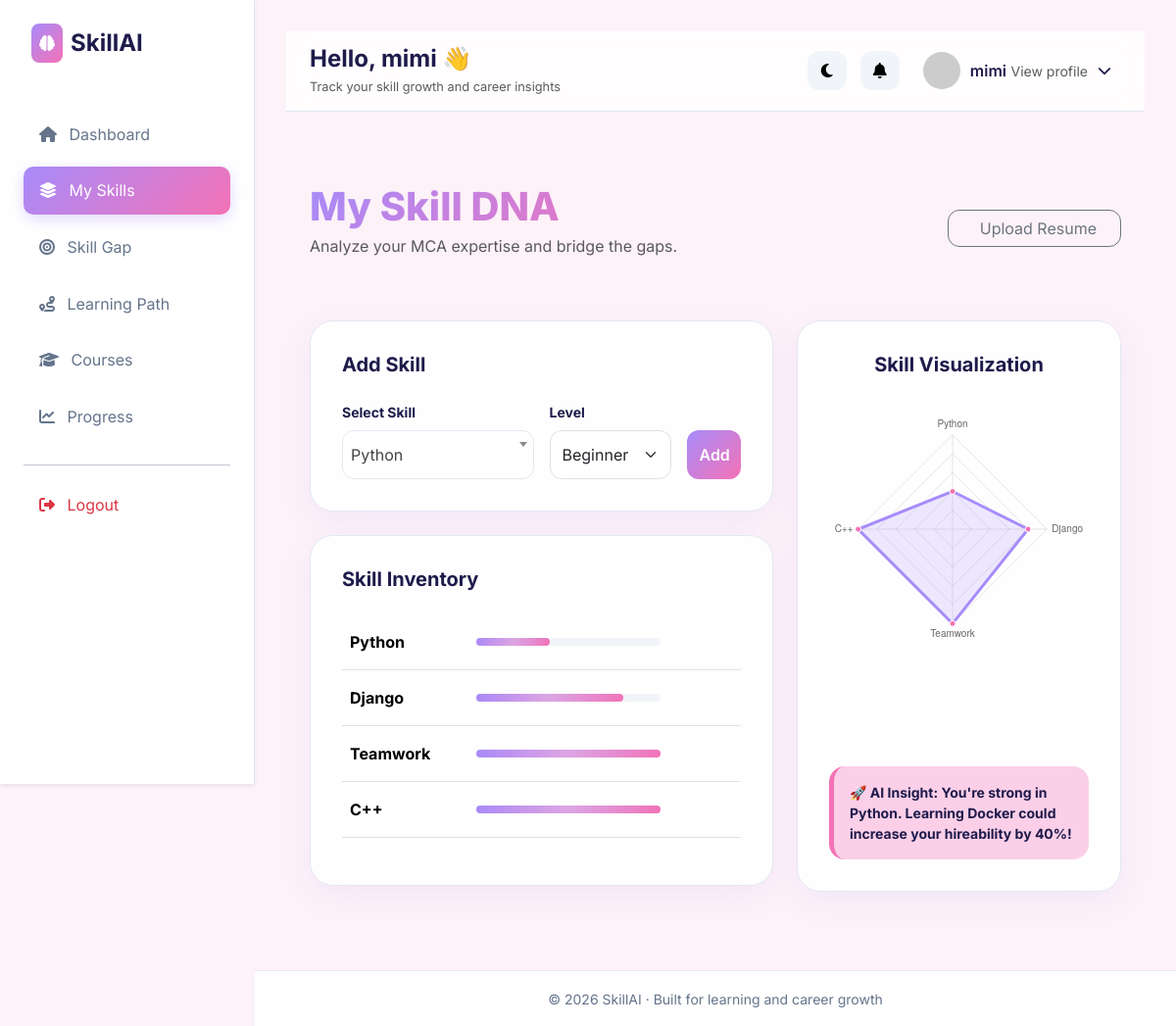
Page /skills/my-skills/ (signed in) on the committed database.
### skills/models.py (models this page shows, shortened)
class UserSkill(models.Model):
    user = models.ForeignKey(User, on_delete=models.CASCADE)
    skill = models.ForeignKey(Skill, on_delete=models.CASCADE)
    level = models.IntegerField(default=1)  # 1-5 scale
    confidence_level = models.IntegerField(default=3)  # 1-5 scale
    last_updated = models.DateTimeField(auto_now=True)
    class Meta:
        unique_together = ('user', 'skill')

class Skill(models.Model):
    CATEGORY_CHOICES = [
        ('Programming', 'Programming'),
        ('Data Science', 'Data Science'),
        ('Web Development', 'Web Development'),
        ('AI/ML', 'AI/ML'),
        ('Soft Skills', 'Soft Skills'),
        ('Cloud', 'Cloud'),
        ('Other', 'Other'),
    ]
    name = models.CharField(max_length=100, unique=True)
    description = models.TextField(blank=True)
    category = models.CharField(max_length=50, choices=CATEGORY_CHOICES)
    difficulty_level = models.IntegerField(default=1)  # 1 (Beginner) - 5 (Expert)
    is_trending = models.BooleanField(default=False)
    created_at = models.DateTimeField(auto_now_add=True)

### skills/views.py (the view, shortened to what this page needs)
# urls.py: path('my-skills/', views.skills_view, name='skills'),
@login_required
def skills_view(request):
    user_skills = UserSkill.objects.filter(user=request.user).select_related('skill')
    return render(request, "skills/skills.html", {"skills": user_skills})

### templates/skills/skills.html (shortened to what this page needs)
{% extends "base.html" %}
{% block content %}
<link href="https://cdn.jsdelivr.net/npm/select2@4.1.0-rc.0/dist/css/select2.min.css" rel="stylesheet" />
<div class="container py-5">
    <div class="d-flex justify-content-between align-items-center mb-5">
        <div>
            <h1 class="gradient-text mb-1">My Skill DNA</h1>
            <p class="text-muted">Analyze your MCA expertise and bridge the gaps.</p>
        </div>
        <form action="{% url 'upload_resume' %}" method="POST" enctype="multipart/form-data" id="resumeForm">
    <button type="button" class="btn btn-outline-secondary px-4" style="border-radius: 0.75rem;" onclick="document.getElementById('resumeInput').click()">
         Upload Resume
    </button>
</form>
    </div>
    <div class="row g-4">
        <div class="col-lg-7">
            <div class="glass-card mb-4">
                <h5 class="fw-bold mb-4">Add Skill</h5>
                <form method="POST">
                    <div class="row g-3">
                        <div class="col-md-6">
                            <label class="form-label small fw-bold">Select Skill</label>
                        </div>
                        <div class="col-md-4">
                            <label class="form-label small fw-bold">Level</label>
                            <select name="level" class="form-select" style="height: 50px; border-radius: 0.75rem;">
                                <option value="1">Beginner</option>
                            </select>
                        </div>
                        <div class="col-md-2 d-flex align-items-end">
                            <button type="submit" class="btn btn-primary-gradient w-100" style="height: 50px;">Add</button>
                        </div>
                    </div>
                </form>
            </div>
            <div class="glass-card">
                <h5 class="fw-bold mb-4">Skill Inventory</h5>
                <div class="table-responsive">
                    <table class="table table-borderless align-middle">
                        <tbody>
                            {% for skill in skills %}
                            <tr class="border-bottom">
                                <td class="fw-bold py-3">{{ skill.skill.name }}</td>
                                <td style="width: 50%;">
                                    <div style="height: 8px; background: #f1f5f9; border-radius: 10px;">
                                        <div class="level-bar-fill" style="width: calc(({{ skill.level }} / 5) * 100%);"></div>
                                    </div>
                                </td>
                                <td class="text-end">
                                    <button class="btn btn-sm text-primary"></button>
                                    <button class="btn btn-sm text-danger"></button>
                                </td>
                            </tr>
                            {% endfor %}
                        </tbody>
                    </table>
                </div>
            </div>
        </div>
        <div class="col-lg-5">
            <div class="glass-card">
                <h5 class="fw-bold mb-4 text-center">Skill Visualization</h5>
                <div style="position: relative; height: 350px;">
                    <canvas id="skillsRadarChart"></canvas>
                </div>
                <div class="mt-4 p-3" style="background: #fbcfe8; border-radius: 1rem; border-left: 5px solid #f472b6;">
                    <p class="mb-0 small fw-bold">
                        🚀 AI Insight: You're strong in Python. Learning Docker could increase your hireability by 40%!
                    </p>
                </div>
            </div>
        </div>
    </div>
</div>
<script>
    $(document).ready(function() {
        // Initialize Searchable Dropdown
        $('.select2-dropdown').select2({
            placeholder: "Search for a skill...",
            width: '100%'
        });
        // Chart.js Radar Implementation
        const ctx = document.getElementById('skillsRadarChart').getContext('2d');
        // Data from Django
        const labels = [{% for skill in skills %}"{{ skill.skill.name }}",{% endfor %}];
        const dataValues = [{% for skill in skills %}{{ skill.level }},{% endfor %}];
        new Chart(ctx, {
            type: 'radar',
            data: {
                labels: labels.length ? labels : ["Add", "Skills", "To", "See", "Graph"],
                datasets: [{
                    label: 'Mastery Level',
                    data: dataValues.length ? dataValues : [0,0,0,0,0],
                    fill: true,
                    backgroundColor: 'rgba(167, 139, 250, 0.2)',
                    borderColor: '#a78bfa',
                    pointBackgroundColor: '#f472b6',
                    pointBorderColor: '#fff',
                }]
            },
            options: {
                scales: {
                    r: {
                        suggestedMin: 0,
                        suggestedMax: 5,
                        ticks: { display: false, stepSize: 1 }
                    }
                },
                plugins: { legend: { display: false } }
            }
        });
    });
</script>
{% endblock %}

### templates/base.html (shortened to what this page needs)
<!DOCTYPE html>
<html lang="en">
<head>
<link href="https://cdn.jsdelivr.net/npm/bootstrap@5.3.2/dist/css/bootstrap.min.css" rel="stylesheet">
<link rel="stylesheet" href="https://cdnjs.cloudflare.com/ajax/libs/font-awesome/6.4.0/css/all.min.css">
</head>
<body class="{% if user_pref_dark %}dark-mode{% endif %}">
    <nav class="sidebar shadow-sm">
    <div class="d-flex align-items-center mb-5 ps-2">
        <div class="bg-primary p-2 rounded-3 me-2" style="background: var(--primary-gradient) !important;">
            <i class="fa fa-brain text-white"></i>
        </div>
        <h4 class="mb-0 fw-bold">SkillAI</h4>
    </div>
<ul class="nav flex-column">
    <li class="nav-item">
        <a href="{% url 'dashboard' %}"
           class="nav-link {% if request.resolver_match.url_name == 'dashboard' %}active{% endif %}">
            <i class="fa fa-home me-2"></i> Dashboard
        </a>
    </li>
    <li class="nav-item">
        <a href="{% url 'skills' %}"
           class="nav-link {% if request.resolver_match.url_name == 'skills' %}active{% endif %}">
            <i class="fa fa-layer-group me-2"></i> My Skills
        </a>
    </li>
    <li class="nav-item">
        <a href="{% url 'skill_gap' %}"
           class="nav-link {% if request.resolver_match.url_name == 'skill_gap' %}active{% endif %}">
            <i class="fa fa-bullseye me-2"></i> Skill Gap
        </a>
    </li>
    <li class="nav-item">
        <a href="{% url 'learning_path' %}"
           class="nav-link {% if request.resolver_match.url_name == 'learning_path' %}active{% endif %}">
            <i class="fa fa-route me-2"></i> Learning Path
        </a>
    </li>
    <li class="nav-item">
        <a href="{% url 'courses' %}"
           class="nav-link {% if request.resolver_match.url_name == 'courses' %}active{% endif %}">
            <i class="fa fa-graduation-cap me-2"></i> Courses
        </a>
    </li>
    <li class="nav-item">
        <a href="{% url 'progress' %}"
           class="nav-link {% if request.resolver_match.url_name == 'progress' %}active{% endif %}">
            <i class="fa fa-chart-line me-2"></i> Progress
        </a>
    </li>
    <hr>
    <li class="nav-item">
        <a href="{% url 'account_logout' %}" class="nav-link text-danger">
            <i class="fa fa-sign-out-alt me-2"></i> Logout
        </a>
    </li>
</ul>
</nav>
    <main class="main-content">
    <header class="dashboard-header sticky-top">
<div class="header-left">
    <h4 class="fw-bold mb-0">
        Hello, {{ user.username|default:"Learner" }} 👋
    </h4>
    <small class="text-muted">
        Track your skill growth and career insights
    </small>
</div>
<div class="header-right">
    <button class="icon-btn" onclick="toggleDarkMode()">
        <i class="fa fa-moon"></i>
    </button>
    <button class="icon-btn">
        <i class="fa fa-bell"></i>
    </button>
    <div class="dropdown">
        <div class="profile-box" data-bs-toggle="dropdown">
            <img
            src="https://ui-avatars.com/api/?name={{ user.username }}&background=6366f1&color=fff"
            class="profile-avatar">
            <div class="profile-info d-none d-md-block">
                <span class="fw-semibold">{{ user.username }}</span>
                <small class="text-muted">View profile</small>
            </div>
            <i class="fa fa-chevron-down small"></i>
        </div>
    </div>
</div>
</header>
    <div class="container-fluid">
        {% block content %}{% endblock %}
    </div>
</main>
<footer class="dashboard-footer text-center py-3">
    <small>
        © 2026 SkillAI · Built for learning and career growth
    </small>
</footer>
</body>
</html>

### templates/base.html (style rules this page uses)
:root { --sidebar-width:260px; --primary-gradient: linear-gradient(135deg,#a78bfa,#f472b6); --dark-gradient: linear-gradient(135deg,#1e1b4b,#312e81); --dark-gradient-2: linear-gradient(135deg,#312e81,#6366f1); --accent-purple:#d8b4fe; --accent-pink:#fbcfe8; --chart-purple:#a78bfa; --chart-pink:#f472b6; --chart-indigo:#312e81; --chart-blue:#6366f1; --chart-rose:#ec4899; --chart-deep-purple:#7c3aed; --text-main:#1e1b4b; --text-muted:#64748b; --text-light:#ffffff; --bg-page:#fdf2f8; --bg-card:#ffffff; --bg-light:#f1f5f9; --border:#e2e8f0; --transition:all .3s cubic-bezier(.4,0,.2,1); }
body { font-family:'Inter',sans-serif; background:var(--bg-page); color:var(--text-main); transition:var(--transition); }
.dashboard-footer { margin-left:var(--sidebar-width); background:var(--bg-card); border-top:1px solid var(--border); color:var(--text-muted); }
.sidebar { width:var(--sidebar-width); height:100vh; position:fixed; left:0; top:0; background:var(--bg-card); border-right:1px solid var(--border); padding:1.5rem; }
.nav-link { color:var(--text-muted); padding: 0.8rem 1rem; border-radius: 10px; margin-bottom: 0.5rem; transition: var(--transition); }
.nav-link:hover, .nav-link.active { background:var(--primary-gradient); color:white !important; box-shadow:0 4px 15px rgba(167,139,250,.35); }
.main-content { margin-left: var(--sidebar-width); padding: 2rem; min-height: 100vh; }
.dashboard-header { display:flex; justify-content:space-between; align-items:center; padding:14px 24px; background:rgba(255,255,255,0.8); backdrop-filter:blur(12px); border-bottom:1px solid var(--border); margin-bottom:25px; }
.header-left small { font-size:0.8rem; }
.header-right { display:flex; align-items:center; gap:14px; }
.icon-btn { width:40px; height:40px; border-radius:12px; border:none; background:var(--bg-light); display:flex; align-items:center; justify-content:center; transition:0.25s; }
.profile-box { display:flex; align-items:center; gap:10px; padding:6px 10px; border-radius:12px; cursor:pointer; transition:0.25s; }
.profile-avatar { width:38px; height:38px; border-radius:50%; }
.profile-info { display:flex; flex-direction:column; line-height:1.1; }

### templates/skills/skills.html (style rules this page uses)
:root { --primary-grad: linear-gradient(135deg, #a78bfa 0%, #f472b6 100%); --bg-page: #fdf2f8; --text-main: #1e1b4b; }
body { background-color: var(--bg-page); color: var(--text-main); font-family: 'Inter', sans-serif; }
.glass-card { background: rgba(255, 255, 255, 0.9); backdrop-filter: blur(12px); border: 1px solid #e2e8f0; border-radius: 1.5rem; box-shadow: 0 10px 30px rgba(167, 139, 250, 0.1); padding: 2rem; transition: transform 0.3s ease; }
.gradient-text { background: var(--primary-grad); -webkit-background-clip: text; -webkit-text-fill-color: transparent; font-weight: 800; }
.btn-primary-gradient { background: var(--primary-grad); border: none; color: white; font-weight: 600; border-radius: 0.75rem; transition: 0.3s; }
.level-bar-fill { height: 100%; background: var(--primary-grad); border-radius: 4px; transition: width 1s ease-in-out; position: relative; overflow: hidden; }
.level-bar-fill::after { content: ""; position: absolute; top: 0; left: 0; right: 0; bottom: 0; background: linear-gradient(90deg, transparent, rgba(255,255,255,0.3), transparent); animation: progress-shimmer 2s infinite; }

### rows in the picture
UserSkill: skill.name "Python", level 2 (drawn)
UserSkill: skill.name "Django", level 4 (drawn)
UserSkill: skill.name "Teamwork", level 5 (drawn)
UserSkill: skill.name "C++", level 5 (drawn)

### other values in the picture
{{ user.username|default:"Learner" }} "mimi"
{{ user.username }} "mimi"
chart data {{ skill.skill.name }} Python, Django, Teamwork, C++
chart data {{ skill.level }} 2, 4, 5, 5
